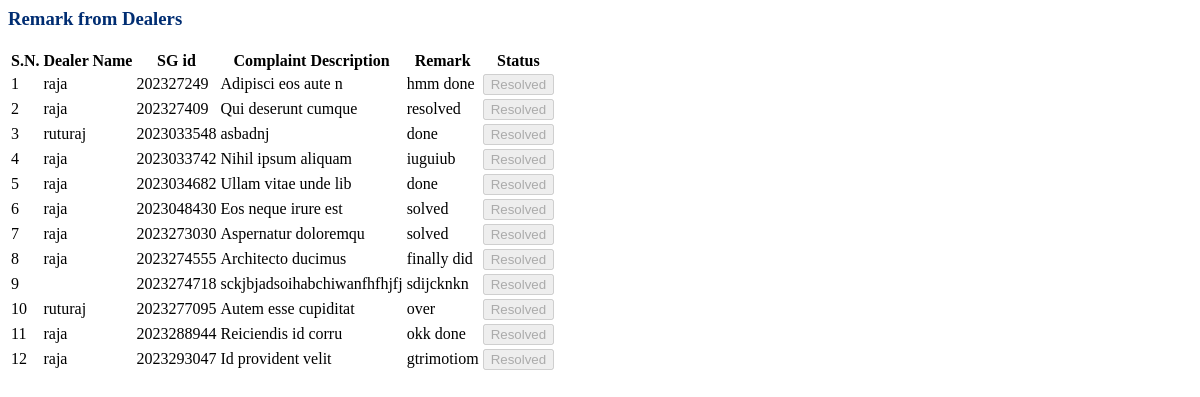
Screenshot of /complain_system/admin_panel/adminView/viewCategories.php with the database file from the repository.
### tables this page shows
CREATE TABLE `complains` (
  `sl_no` int(11) NOT NULL,
  `division` varchar(50) NOT NULL,
  `section` varchar(50) NOT NULL,
  `userid` varchar(20) NOT NULL,
  `sgid` int(25) NOT NULL,
  `name` varchar(50) NOT NULL,
  `phone` bigint(10) NOT NULL,
  `subject` varchar(250) NOT NULL,
  `status` varchar(20) NOT NULL DEFAULT 'pending',
  `remarkbyAdmin` text NOT NULL,
  `forwardTo` varchar(20) NOT NULL,
  `remarkbyDealer` text NOT NULL
);

### complain_system/admin_panel/adminView/viewCategories.php (the view, shortened to what this page needs)
<div>
  <h3 style="color:#002D72">Remark from Dealers</h3>
  <table class="table">
    <thead>
      <tr>
        <th class="text-center">S.N.</th>
        <th class="text-center">Dealer Name</th>
        <th class="text-center">SG id</th>
        <th class="text-center">Complaint Description</th>
        <th class="text-center" colspan="1.5">Remark</th>
        <th class="text-center" colspan="1.5">Status</th>
      </tr>
    </thead>
    <?php
    include_once "../config/dbconnect.php";
    $sql = "SELECT * FROM complains";
    $result = $conn->query($sql);
    $count = 1;
    if ($result->num_rows > 0) {
      while ($row = $result->fetch_assoc()) {
        if (!empty($row["remarkbyDealer"])) {
    ?>
          <tr>
            <td><?= $count ?></td>
            <td><?= $row["forwardTo"] ?></td>
            <td><?= $row["sgid"] ?></td>
            <td><?= $row["subject"] ?></td>
            <td><?= $row["remarkbyDealer"] ?></td>
            <td>
              <?php if ($row["status"] === 'Resolved'): ?>
                <button type="button" class="btn btn-primary resolve-btn" disabled>
                  Resolved
                </button>
              <?php else: ?>
                <button type="button" class="btn btn-primary resolve-btn" data-sgid="<?= $row["sgid"] ?>">
                  Resolve
                </button>
              <?php endif; ?>
            </td>
          </tr>
    <?php
          $count++;
        }
      }
    } else {
      echo "No rows found.";
    }
    ?>
  </table>
</div>

### rows the page displays
complains: forwardTo "raja", sgid "202327249", subject "Adipisci eos aute n", remarkbyDealer "hmm done", status "Resolved"
complains: forwardTo "raja", sgid "202327409", subject "Qui deserunt cumque", remarkbyDealer "resolved", status "Resolved"
complains: forwardTo "ruturaj", sgid "2023033548", subject "asbadnj", remarkbyDealer "done", status "Resolved"
complains: forwardTo "raja", sgid "2023033742", subject "Nihil ipsum aliquam", remarkbyDealer "iuguiub", status "Resolved"
complains: forwardTo "raja", sgid "2023034682", subject "Ullam vitae unde lib", remarkbyDealer "done", status "Resolved"
complains: forwardTo "raja", sgid "2023048430", subject "Eos neque irure est", remarkbyDealer "solved", status "Resolved"
complains: forwardTo "raja", sgid "2023273030", subject "Aspernatur doloremqu", remarkbyDealer "solved", status "Resolved"
complains: forwardTo "raja", sgid "2023274555", subject "Architecto ducimus", remarkbyDealer "finally did", status "Resolved"
complains: sgid "2023274718", subject "sckjbjadsoihabchiwanfhfhjfj", remarkbyDealer "sdijcknkn", status "Resolved"
complains: forwardTo "ruturaj", sgid "2023277095", subject "Autem esse cupiditat", remarkbyDealer "over", status "Resolved"
complains: forwardTo "raja", sgid "2023288944", subject "Reiciendis id corru", remarkbyDealer "okk done", status "Resolved"
complains: forwardTo "raja", sgid "2023293047", subject "Id provident velit", remarkbyDealer "gtrimotiom", status "Resolved"
